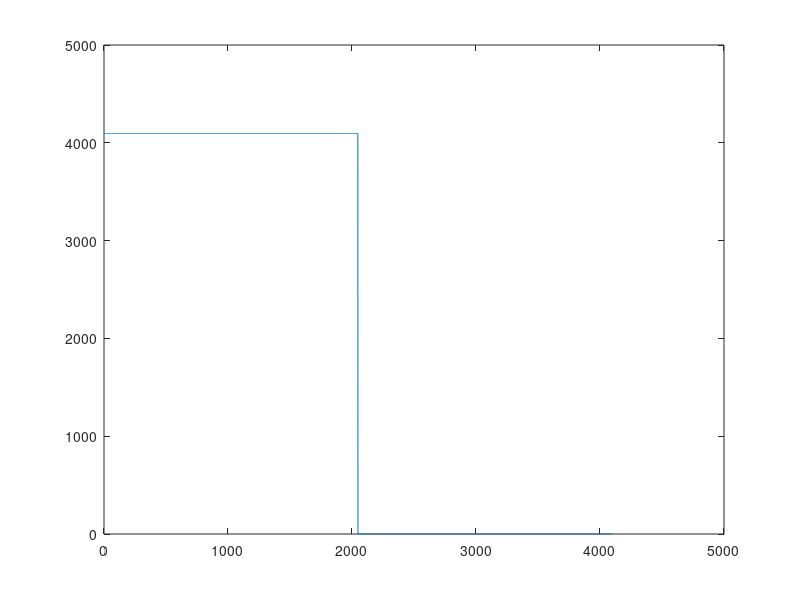

Write MATLAB code to recreate this figure.
clear
clc

n = 0:4095;
yn=4095*rectpuls(n,4096);

plot(n,yn);

fid = fopen('./Square_Wave_Rom.coe','wt');

fprintf(fid,'memory_initialization_radix = 10;\nmemory_initialization_vector = ');

 

for i = 1 : 4096

    if mod(i-1,8) == 0 

        fprintf(fid,'\n');

    end

    fprintf(fid,'%4d,',yn(i));

end
